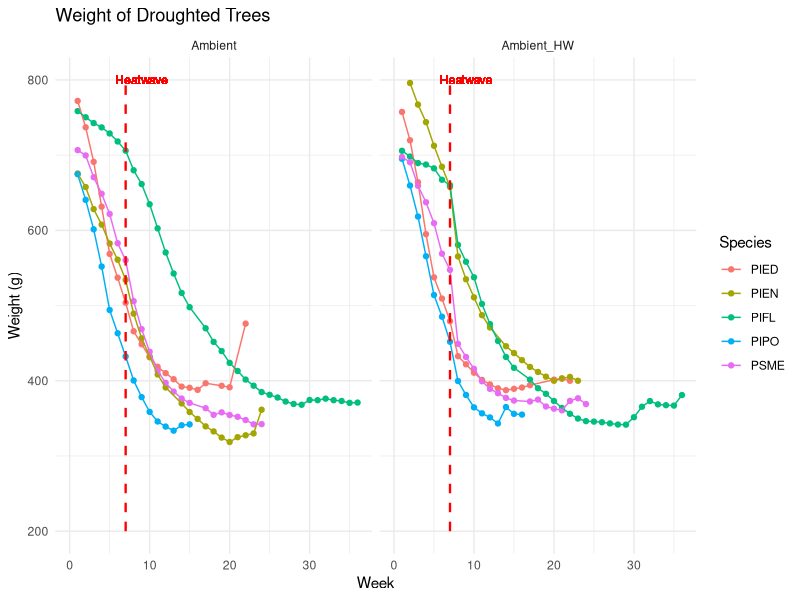

This figure's R source:
#Data viz - weights
#Alexandra Lalor
#allielalor@email.arizona.edu
#allielalor@gmail.com
#First created: 2022-07-07
#Last updated: 2022-07-07

#load tidyverse
library(tidyverse)

#read CSVs
Phase1_Data <- read_csv("data_QAQC/Phase1_Data.csv")

#filter for weight data
Phase1_Data_weight <- Phase1_Data %>% 
  select(c("Species","SpeciesID","Week","Treatment_temp","Treatment_water","Weight_g")) %>% 
  filter(Treatment_water == "Drought", !is.na(Weight_g))

#summarize weight data
Phase1_Data_weight_graph <- Phase1_Data_weight %>% 
  group_by(Species, Week, Treatment_temp, Treatment_water) %>% 
  summarize(Weight = mean(Weight_g))

#Graphs!
#Weight
Phase1_Data_weight_graph %>% 
  group_by(Species) %>%
  ggplot(aes(x = Week,
             y = Weight,
             color = Species)) +
  geom_point() +
  geom_line() +
  ylim(200, 800) +
  xlim(0,36) +
  annotate("segment",
           x = 7, xend = 7,
           y = 200, yend = 800,
           color = "red",
           linetype = "dashed",
           size = 0.8) +
  geom_text(label = "Heatwave",
            x = 9, y = 800, color = "red", size = 3) +
  facet_wrap(~Treatment_temp) +
  xlab("Week") +
  ylab("Weight (g)") +
  labs(title = "Weight of Droughted Trees") +
  theme_minimal()
